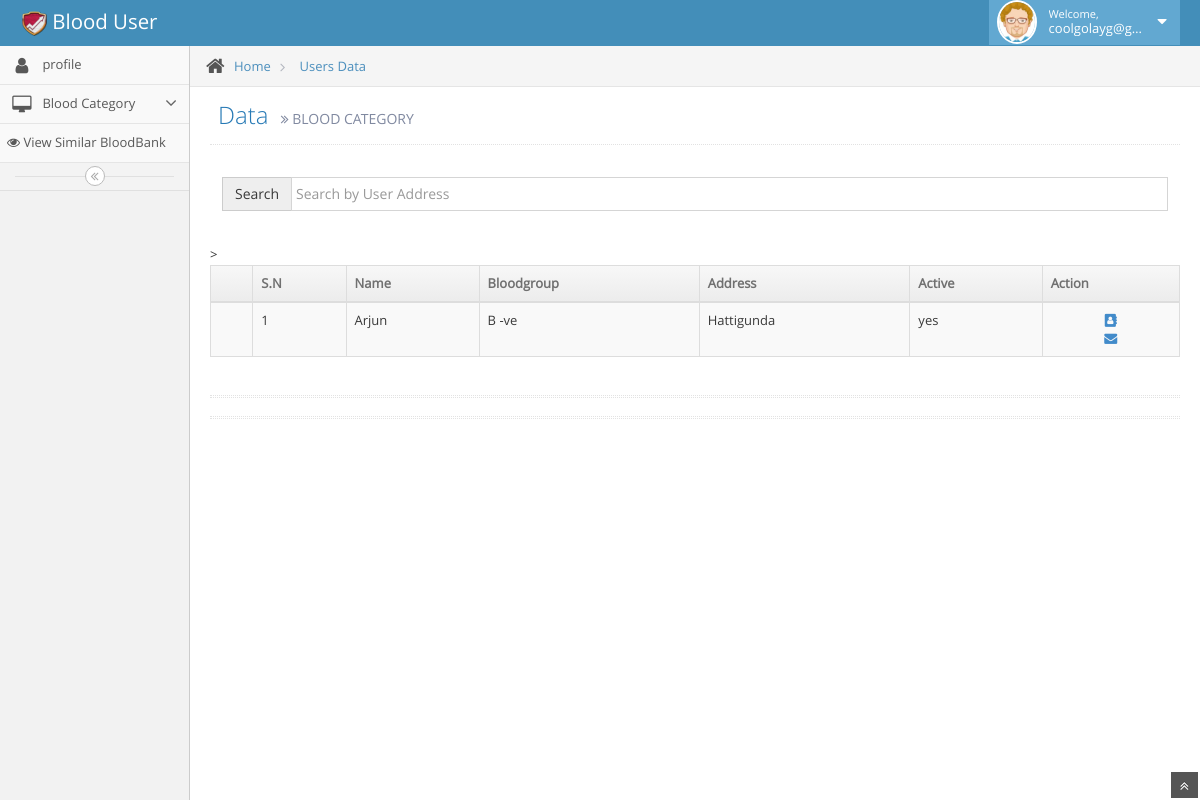
Screenshot of /user/Bnegative.php (signed in) with the database file from the repository.
### tables this page shows
CREATE TABLE `tbl_user` (
  `user_id` bigint(255) NOT NULL,
  `user_email` varchar(255) DEFAULT NULL,
  `user_password` varchar(255) DEFAULT NULL,
  `user_role` varchar(255) NOT NULL,
  `user_Firstname` varchar(255) NOT NULL,
  `user_Middlename` varchar(255) NOT NULL,
  `user_Lastname` varchar(255) NOT NULL,
  `user_Address` varchar(255) NOT NULL,
  `user_gender` varchar(255) NOT NULL,
  `user_phonenumber` bigint(255) NOT NULL,
  `user_age` int(255) NOT NULL,
  `user_bloodgroup` varchar(255) NOT NULL,
  `user_avialibility` varchar(255) NOT NULL,
  `user_recentlydonatedtime` varchar(255) NOT NULL,
  `user_status` varchar(255) NOT NULL,
  `user_photo` varchar(255) NOT NULL
);

### user/Bnegative.php (the view, shortened to what this page needs)
<?php include'layout_user/header_user.php' ?>
<?php include'layout_user/sidebar_user.php' ?>
				<div class="main-content">
					<div class="breadcrumbs" id="breadcrumbs">
						<ul class="breadcrumb">
							<li>
								<i class="icon-home home-icon"></i>
								<a href="#">Home</a>
							</li>
							<li>
								<a href="#">Users Data</a>
							</li>
						</ul>
					</div>
					<div class="page-content">
						<div class="page-header">
							<h1>
							Data
								<small>
									<i class="icon-double-angle-right"></i>
									BLOOD CATEGORY
								</small>
							</h1>
						</div>
						<div class="row">
							<div class="col-xs-12">
									<div class="container">
								   <br />
								   <div class="form-group">
								    <div class="input-group">
								     <span class="input-group-addon">Search</span>
								     <input type="text" name="search_text" id="search_text" placeholder="Search by User Address" class="form-control" />
								    </div>
								   </div>
								   <br />
								  </div>
								<div class="row">
									<div class="col-xs-12">
										<div class="table-responsive">
											<table id="sample-table-1" class="table table-striped table-bordered table-hover">
												<thead>
													<tr>
														<th class="center">
															<label>
																<th>S.N</th>
															</label>
														</th>
														<th>Name</th>
														<th>Bloodgroup</th>
														<th>Address</th>
														<th>Active</th>
														<th>Action</th>
													</tr>
												</thead>
                                          <?php
													$stmt = $conn->prepare("SELECT * FROM tbl_user WHERE  user_bloodgroup = 'B -ve'");
													$stmt->execute();
													$sn=1;
														foreach ($stmt->fetchAll() as $k => $v)
															{
															$user_name =  $v['user_Firstname'];
															$user_bloodgroup =  $v['user_bloodgroup'];
															$user_address =  $v['user_Address'];
															$user_active = $v['user_status'];
														?>
												<tbody>
													<tr>
														<td></td>
														<td><?php echo $sn; $sn++;  ?></td>
														<td><?php echo $user_name;?></td>
														<td >
															<?php echo $user_bloodgroup;?>
														</td>
														<td><?php echo $user_address;?></td>
														<td><?php echo $user_active;?></td>
														<td><div align="center">
														<a href="" data-toggle="modal" data-target="#exampleModal<?php echo $v['user_id'] ?>"><i class="fa fa-address-book" aria-hidden="true"></i></a>
														</div>
														 <div align="center">
														<a href="" data-toggle="modal" data-target="#mailModal<?php echo $v['user_id'] ?>"><i class="fa fa-envelope" aria-hidden="true"></i>
														</a>
														</div>
														</td>
													</tr>
												</tbody>
															<?php
															} ?>
											</table>
										</div>
									</div>
								</div>
<div class="hr hr-18 dotted hr-double"></div>
								<div class="hr hr-18 dotted hr-double"></div>
							</div>
						</div>
					</div>
				</div>
			</div>
			<a href="#" id="btn-scroll-up" class="btn-scroll-up btn btn-sm btn-inverse">
				<i class="icon-double-angle-up icon-only bigger-110"></i>
			</a>
		</div>
	</body>
</html>

### rows the page displays
tbl_user: user_Firstname "Arjun", user_bloodgroup "B -ve", user_Address "Hattigunda", user_status "yes"

### other values shown
$_SESSION['email'] "coolgolayg@g…"
